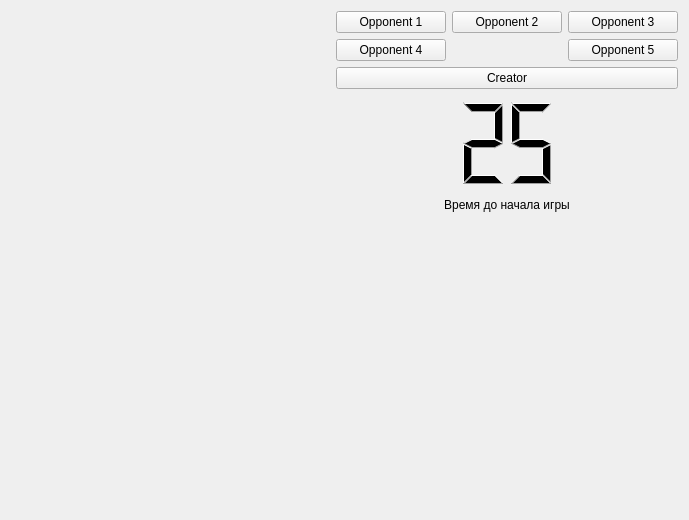
<?xml version="1.0" encoding="UTF-8"?>
<ui version="4.0">
 <class>RoomCreationWaitingLobby</class>
 <widget class="QWidget" name="RoomCreationWaitingLobby">
  <property name="geometry">
   <rect>
    <x>0</x>
    <y>0</y>
    <width>689</width>
    <height>520</height>
   </rect>
  </property>
  <property name="windowTitle">
   <string>Ожидание оппонентов</string>
  </property>
  <layout class="QGridLayout" name="gridLayout_2">
   <item row="11" column="4">
    <widget class="QLabel" name="lbl_TimeLeftBeforeStart">
     <property name="sizePolicy">
      <sizepolicy hsizetype="Preferred" vsizetype="Preferred">
       <horstretch>0</horstretch>
       <verstretch>0</verstretch>
      </sizepolicy>
     </property>
     <property name="text">
      <string>Время до начала игры</string>
     </property>
     <property name="alignment">
      <set>Qt::AlignCenter</set>
     </property>
    </widget>
   </item>
   <item row="10" column="4">
    <widget class="QLCDNumber" name="lcd_BackCounter">
     <property name="sizePolicy">
      <sizepolicy hsizetype="Minimum" vsizetype="Minimum">
       <horstretch>0</horstretch>
       <verstretch>1</verstretch>
      </sizepolicy>
     </property>
     <property name="layoutDirection">
      <enum>Qt::LeftToRight</enum>
     </property>
     <property name="inputMethodHints">
      <set>Qt::ImhNone</set>
     </property>
     <property name="frameShape">
      <enum>QFrame::NoFrame</enum>
     </property>
     <property name="frameShadow">
      <enum>QFrame::Raised</enum>
     </property>
     <property name="digitCount">
      <number>2</number>
     </property>
     <property name="mode">
      <enum>QLCDNumber::Dec</enum>
     </property>
     <property name="segmentStyle">
      <enum>QLCDNumber::Filled</enum>
     </property>
     <property name="intValue" stdset="0">
      <number>25</number>
     </property>
    </widget>
   </item>
   <item row="5" column="3" rowspan="4" colspan="3">
    <layout class="QGridLayout" name="gridLayout" columnstretch="1,1,1">
     <item row="0" column="2">
      <widget class="QPushButton" name="btn_Opponent_2">
       <property name="text">
        <string>Opponent 3</string>
       </property>
      </widget>
     </item>
     <item row="0" column="0">
      <widget class="QPushButton" name="btn_Opponent_1">
       <property name="text">
        <string>Opponent 1</string>
       </property>
      </widget>
     </item>
     <item row="0" column="1">
      <widget class="QPushButton" name="btn_Opponent_3">
       <property name="text">
        <string>Opponent 2</string>
       </property>
      </widget>
     </item>
     <item row="3" column="0">
      <widget class="QPushButton" name="btn_Opponent_4">
       <property name="text">
        <string>Opponent 4</string>
       </property>
      </widget>
     </item>
     <item row="3" column="2">
      <widget class="QPushButton" name="btn_Opponent_5">
       <property name="text">
        <string>Opponent 5</string>
       </property>
      </widget>
     </item>
    </layout>
   </item>
   <item row="5" column="0" rowspan="8" colspan="3">
    <widget class="MunchkinDialog" name="widget" native="true">
     <property name="sizePolicy">
      <sizepolicy hsizetype="Preferred" vsizetype="Preferred">
       <horstretch>0</horstretch>
       <verstretch>0</verstretch>
      </sizepolicy>
     </property>
    </widget>
   </item>
   <item row="12" column="3" colspan="3">
    <widget class="GameSettingsWidget" name="wdgt_GameSettings" native="true">
     <property name="sizePolicy">
      <sizepolicy hsizetype="Preferred" vsizetype="Minimum">
       <horstretch>0</horstretch>
       <verstretch>3</verstretch>
      </sizepolicy>
     </property>
    </widget>
   </item>
   <item row="9" column="3" colspan="3">
    <widget class="QPushButton" name="btn_Creator">
     <property name="text">
      <string>Creator</string>
     </property>
    </widget>
   </item>
  </layout>
 </widget>
 <customwidgets>
  <customwidget>
   <class>GameSettingsWidget</class>
   <extends>QWidget</extends>
   <header location="global">gamesettingswidget.h</header>
   <container>1</container>
  </customwidget>
  <customwidget>
   <class>MunchkinDialog</class>
   <extends>QWidget</extends>
   <header location="global">munchkindialog.h</header>
   <container>1</container>
  </customwidget>
 </customwidgets>
 <resources/>
 <connections/>
</ui>
